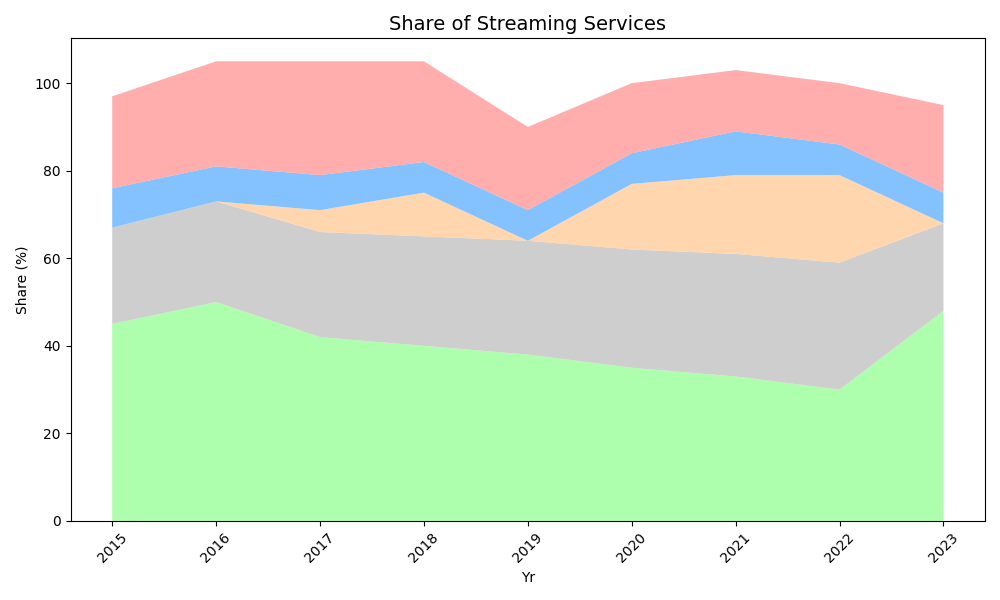

Generate this figure with Python:
import matplotlib.pyplot as plt
import numpy as np

years = np.array(range(2015, 2024))

netflix = np.array([45, 50, 42, 40, 38, 35, 33, 30, 48])
amazon_prime = np.array([22, 23, 24, 25, 26, 27, 28, 29, 20])
disney_plus = np.array([0, 0, 5, 10, 0, 15, 18, 20, 0])
hulu = np.array([9, 8, 8, 7, 7, 7, 10, 7, 7])
others = np.array([21, 24, 26, 23, 19, 16, 14, 14, 20])

fig, ax = plt.subplots(figsize=(10, 6))

ax.stackplot(years, netflix, amazon_prime, disney_plus, hulu, others,
    colors=['#99FF99', '#C2C2C2', '#FFCC99', '#66B2FF', '#FF9999'], alpha=0.8)

ax.set_title('Share of Streaming Services', fontsize=14)
ax.set_xlabel('Yr', fontsize=10)
ax.set_ylabel('Share (%)', fontsize=10)
ax.set_xticks(years)
ax.set_xticklabels(years, rotation=45)

plt.tight_layout(rect=[0, 0, 1, 1])

plt.show()
